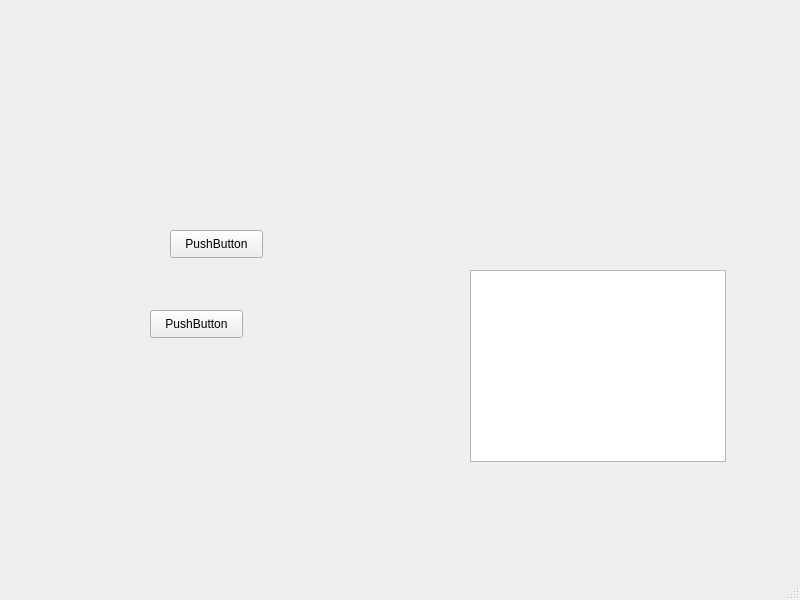
<?xml version="1.0" encoding="UTF-8"?>
<ui version="4.0">
 <class>MainWindow</class>
 <widget class="QMainWindow" name="MainWindow">
  <property name="geometry">
   <rect>
    <x>0</x>
    <y>0</y>
    <width>800</width>
    <height>600</height>
   </rect>
  </property>
  <property name="windowTitle">
   <string>MainWindow</string>
  </property>
  <widget class="QWidget" name="centralwidget">
   <widget class="QPushButton" name="pushButton">
    <property name="geometry">
     <rect>
      <x>170</x>
      <y>230</y>
      <width>93</width>
      <height>28</height>
     </rect>
    </property>
    <property name="text">
     <string>PushButton</string>
    </property>
   </widget>
   <widget class="QPushButton" name="pushButton_2">
    <property name="geometry">
     <rect>
      <x>150</x>
      <y>310</y>
      <width>93</width>
      <height>28</height>
     </rect>
    </property>
    <property name="text">
     <string>PushButton</string>
    </property>
   </widget>
   <widget class="QTextBrowser" name="textBrowser">
    <property name="geometry">
     <rect>
      <x>470</x>
      <y>270</y>
      <width>256</width>
      <height>192</height>
     </rect>
    </property>
   </widget>
  </widget>
  <widget class="QMenuBar" name="menubar">
   <property name="geometry">
    <rect>
     <x>0</x>
     <y>0</y>
     <width>800</width>
     <height>26</height>
    </rect>
   </property>
  </widget>
  <widget class="QStatusBar" name="statusbar"/>
 </widget>
 <resources/>
 <connections/>
</ui>
